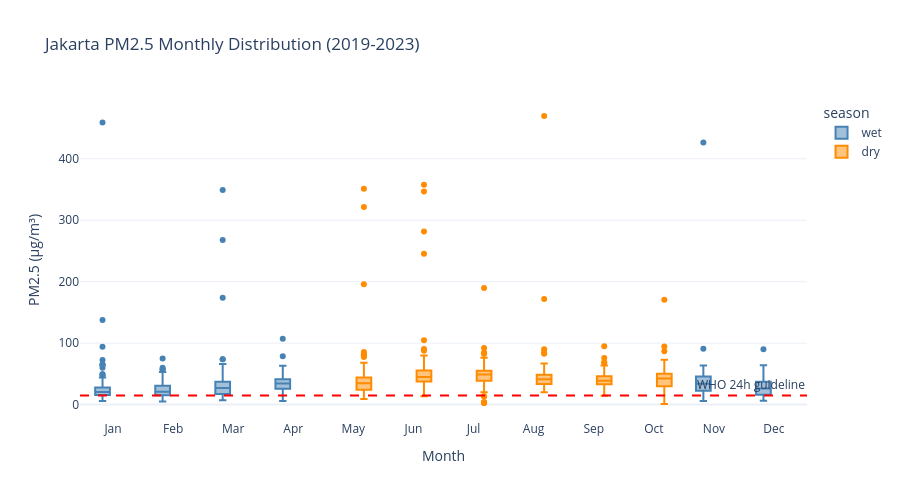

The cell this chart's notebook holds for it:
### Code cell
# Monthly boxplot
monthly_df = df.reset_index()
monthly_df['month_name'] = monthly_df['date'].dt.strftime('%b')
month_order = ['Jan','Feb','Mar','Apr','May','Jun',
               'Jul','Aug','Sep','Oct','Nov','Dec']

fig2 = px.box(
    monthly_df.dropna(subset=['pm25_mean']),
    x='month_name', y='pm25_mean',
    category_orders={'month_name': month_order},
    color='season',
    color_discrete_map={'wet': 'steelblue', 'dry': 'darkorange'},
    title='Jakarta PM2.5 Monthly Distribution (2019-2023)',
    labels={'pm25_mean': 'PM2.5 (µg/m³)', 'month_name': 'Month'},
    template='plotly_white',
)

fig2.add_hline(
    y=WHO_PM25_24H, line_dash='dash',
    line_color='red',
    annotation_text='WHO 24h guideline'
)

fig2.update_layout(height=500)
fig2.show()

out2 = str(REPORTS_DIR / 'figures' / '02_seasonal_pattern.html')
fig2.write_html(out2)
print(f'Figure saved: {out2}')

### Figure 1 — Plotly figure (JSON) as saved in the notebook; plotly's stock layout.template omitted (floating-point values rounded to 4 significant figures; data arrays with more than 128 entries replaced by an {"elided": "..."} marker saying what was removed)
{"data": [{"alignmentgroup": "True", "hovertemplate": "season=wet<br>Month=%{x}<br>PM2.5 (µg/m³)=%{y}<extra></extra>", "legendgroup": "wet", "marker": {"color": "steelblue"}, "name": "wet", "notched": false, "offsetgroup": "wet", "orientation": "v", "showlegend": true, "type": "box", "x": {"elided": "632 str values"}, "x0": " ", "xaxis": "x", "y": {"elided": "632 float values"}, "y0": " ", "yaxis": "y"}, {"alignmentgroup": "True", "hovertemplate": "season=dry<br>Month=%{x}<br>PM2.5 (µg/m³)=%{y}<extra></extra>", "legendgroup": "dry", "marker": {"color": "darkorange"}, "name": "dry", "notched": false, "offsetgroup": "dry", "orientation": "v", "showlegend": true, "type": "box", "x": {"elided": "723 str values"}, "x0": " ", "xaxis": "x", "y": {"elided": "723 float values"}, "y0": " ", "yaxis": "y"}], "layout": {"annotations": [{"showarrow": false, "text": "WHO 24h guideline", "x": 1, "xanchor": "right", "xref": "x domain", "y": 15.0, "yanchor": "bottom", "yref": "y"}], "boxmode": "group", "height": 500, "legend": {"title": {"text": "season"}, "tracegroupgap": 0}, "shapes": [{"line": {"color": "red", "dash": "dash"}, "type": "line", "x0": 0, "x1": 1, "xref": "x domain", "y0": 15.0, "y1": 15.0, "yref": "y"}], "title": {"text": "Jakarta PM2.5 Monthly Distribution (2019-2023)"}, "xaxis": {"anchor": "y", "categoryarray": ["Jan", "Feb", "Mar", "Apr", "May", "Jun", "Jul", "Aug", "Sep", "Oct", "Nov", "Dec"], "categoryorder": "array", "domain": [0.0, 1.0], "title": {"text": "Month"}}, "yaxis": {"anchor": "x", "domain": [0.0, 1.0], "title": {"text": "PM2.5 (µg/m³)"}}}}
